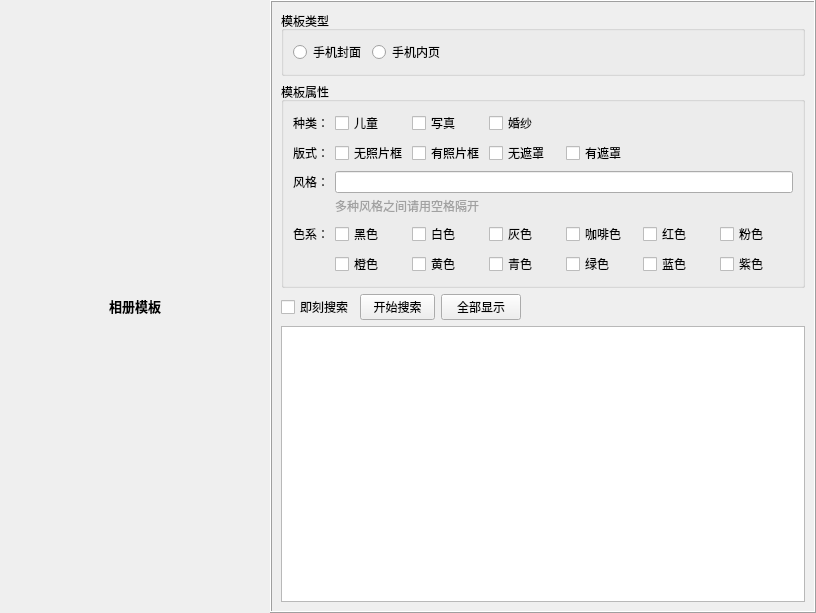
<?xml version="1.0" encoding="UTF-8"?>
<ui version="4.0">
 <class>TemplatePageWidget</class>
 <widget class="QWidget" name="TemplatePageWidget">
  <property name="geometry">
   <rect>
    <x>0</x>
    <y>0</y>
    <width>816</width>
    <height>613</height>
   </rect>
  </property>
  <property name="acceptDrops">
   <bool>true</bool>
  </property>
  <property name="windowTitle">
   <string>Form</string>
  </property>
  <layout class="QHBoxLayout" name="mainHorizontalLayout">
   <property name="spacing">
    <number>0</number>
   </property>
   <property name="margin">
    <number>0</number>
   </property>
   <item>
    <widget class="QLabel" name="templateLabel">
     <property name="minimumSize">
      <size>
       <width>270</width>
       <height>390</height>
      </size>
     </property>
     <property name="maximumSize">
      <size>
       <width>270</width>
       <height>390</height>
      </size>
     </property>
     <property name="font">
      <font>
       <pointsize>10</pointsize>
       <weight>75</weight>
       <bold>true</bold>
      </font>
     </property>
     <property name="acceptDrops">
      <bool>true</bool>
     </property>
     <property name="toolTip">
      <string>拖动右侧模板到此以更换相册背景</string>
     </property>
     <property name="frameShape">
      <enum>QFrame::NoFrame</enum>
     </property>
     <property name="frameShadow">
      <enum>QFrame::Raised</enum>
     </property>
     <property name="text">
      <string>相册模板</string>
     </property>
     <property name="alignment">
      <set>Qt::AlignCenter</set>
     </property>
    </widget>
   </item>
   <item>
    <widget class="QFrame" name="sideFrame">
     <property name="frameShape">
      <enum>QFrame::Box</enum>
     </property>
     <property name="frameShadow">
      <enum>QFrame::Raised</enum>
     </property>
     <layout class="QVBoxLayout" name="innerVerticalLayout">
      <item>
       <widget class="QGroupBox" name="groupBox">
        <property name="sizePolicy">
         <sizepolicy hsizetype="Preferred" vsizetype="Fixed">
          <horstretch>0</horstretch>
          <verstretch>0</verstretch>
         </sizepolicy>
        </property>
        <property name="title">
         <string>模板类型</string>
        </property>
        <layout class="QHBoxLayout" name="horizontalLayout_3">
         <item>
          <widget class="QRadioButton" name="wpCoverRadioButton">
           <property name="sizePolicy">
            <sizepolicy hsizetype="Fixed" vsizetype="Fixed">
             <horstretch>0</horstretch>
             <verstretch>0</verstretch>
            </sizepolicy>
           </property>
           <property name="text">
            <string>手机封面</string>
           </property>
           <property name="checkable">
            <bool>true</bool>
           </property>
           <property name="checked">
            <bool>false</bool>
           </property>
           <attribute name="buttonGroup">
            <string notr="true">buttonGroup</string>
           </attribute>
          </widget>
         </item>
         <item>
          <widget class="QRadioButton" name="wpPageRadioButton">
           <property name="sizePolicy">
            <sizepolicy hsizetype="Fixed" vsizetype="Fixed">
             <horstretch>0</horstretch>
             <verstretch>0</verstretch>
            </sizepolicy>
           </property>
           <property name="text">
            <string>手机内页</string>
           </property>
           <property name="checked">
            <bool>false</bool>
           </property>
           <attribute name="buttonGroup">
            <string notr="true">buttonGroup</string>
           </attribute>
          </widget>
         </item>
         <item>
          <spacer name="horizontalSpacer_3">
           <property name="orientation">
            <enum>Qt::Horizontal</enum>
           </property>
           <property name="sizeHint" stdset="0">
            <size>
             <width>40</width>
             <height>20</height>
            </size>
           </property>
          </spacer>
         </item>
        </layout>
       </widget>
      </item>
      <item>
       <widget class="QGroupBox" name="groupBox_2">
        <property name="sizePolicy">
         <sizepolicy hsizetype="Preferred" vsizetype="Fixed">
          <horstretch>0</horstretch>
          <verstretch>0</verstretch>
         </sizepolicy>
        </property>
        <property name="title">
         <string>模板属性</string>
        </property>
        <layout class="QVBoxLayout" name="verticalLayout_3">
         <item>
          <layout class="QHBoxLayout" name="horizontalLayout">
           <item>
            <widget class="QLabel" name="label_3">
             <property name="text">
              <string>种类：</string>
             </property>
            </widget>
           </item>
           <item>
            <widget class="QCheckBox" name="typeChildrenCheckBox">
             <property name="minimumSize">
              <size>
               <width>71</width>
               <height>0</height>
              </size>
             </property>
             <property name="maximumSize">
              <size>
               <width>71</width>
               <height>16777215</height>
              </size>
             </property>
             <property name="text">
              <string>儿童</string>
             </property>
            </widget>
           </item>
           <item>
            <widget class="QCheckBox" name="typePictorialCheckBox">
             <property name="minimumSize">
              <size>
               <width>71</width>
               <height>0</height>
              </size>
             </property>
             <property name="maximumSize">
              <size>
               <width>71</width>
               <height>16777215</height>
              </size>
             </property>
             <property name="text">
              <string>写真</string>
             </property>
            </widget>
           </item>
           <item>
            <widget class="QCheckBox" name="typeWeddingCheckBox">
             <property name="minimumSize">
              <size>
               <width>71</width>
               <height>0</height>
              </size>
             </property>
             <property name="maximumSize">
              <size>
               <width>71</width>
               <height>16777215</height>
              </size>
             </property>
             <property name="text">
              <string>婚纱</string>
             </property>
            </widget>
           </item>
           <item>
            <spacer name="horizontalSpacer">
             <property name="orientation">
              <enum>Qt::Horizontal</enum>
             </property>
             <property name="sizeHint" stdset="0">
              <size>
               <width>40</width>
               <height>20</height>
              </size>
             </property>
            </spacer>
           </item>
          </layout>
         </item>
         <item>
          <layout class="QHBoxLayout" name="horizontalLayout_2">
           <item>
            <widget class="QLabel" name="label_4">
             <property name="text">
              <string>版式：</string>
             </property>
            </widget>
           </item>
           <item>
            <widget class="QCheckBox" name="styleFramelessCheckBox">
             <property name="minimumSize">
              <size>
               <width>71</width>
               <height>0</height>
              </size>
             </property>
             <property name="maximumSize">
              <size>
               <width>71</width>
               <height>16777215</height>
              </size>
             </property>
             <property name="text">
              <string>无照片框</string>
             </property>
            </widget>
           </item>
           <item>
            <widget class="QCheckBox" name="styleFrameCheckBox">
             <property name="minimumSize">
              <size>
               <width>71</width>
               <height>0</height>
              </size>
             </property>
             <property name="maximumSize">
              <size>
               <width>71</width>
               <height>16777215</height>
              </size>
             </property>
             <property name="text">
              <string>有照片框</string>
             </property>
            </widget>
           </item>
           <item>
            <widget class="QCheckBox" name="styleNonmaskCheckBox">
             <property name="minimumSize">
              <size>
               <width>71</width>
               <height>0</height>
              </size>
             </property>
             <property name="maximumSize">
              <size>
               <width>71</width>
               <height>16777215</height>
              </size>
             </property>
             <property name="text">
              <string>无遮罩</string>
             </property>
            </widget>
           </item>
           <item>
            <widget class="QCheckBox" name="styleMaskCheckBox">
             <property name="minimumSize">
              <size>
               <width>71</width>
               <height>0</height>
              </size>
             </property>
             <property name="maximumSize">
              <size>
               <width>71</width>
               <height>16777215</height>
              </size>
             </property>
             <property name="text">
              <string>有遮罩</string>
             </property>
            </widget>
           </item>
           <item>
            <spacer name="horizontalSpacer_2">
             <property name="orientation">
              <enum>Qt::Horizontal</enum>
             </property>
             <property name="sizeHint" stdset="0">
              <size>
               <width>40</width>
               <height>20</height>
              </size>
             </property>
            </spacer>
           </item>
          </layout>
         </item>
         <item>
          <layout class="QGridLayout" name="gridLayout">
           <property name="horizontalSpacing">
            <number>6</number>
           </property>
           <property name="verticalSpacing">
            <number>3</number>
           </property>
           <item row="0" column="0">
            <widget class="QLabel" name="label_5">
             <property name="sizePolicy">
              <sizepolicy hsizetype="Preferred" vsizetype="Preferred">
               <horstretch>0</horstretch>
               <verstretch>0</verstretch>
              </sizepolicy>
             </property>
             <property name="text">
              <string>风格：</string>
             </property>
            </widget>
           </item>
           <item row="0" column="1">
            <widget class="QLineEdit" name="styleLineEdit"/>
           </item>
           <item row="1" column="0">
            <widget class="QLabel" name="label_11">
             <property name="sizePolicy">
              <sizepolicy hsizetype="Preferred" vsizetype="Preferred">
               <horstretch>0</horstretch>
               <verstretch>0</verstretch>
              </sizepolicy>
             </property>
             <property name="minimumSize">
              <size>
               <width>36</width>
               <height>20</height>
              </size>
             </property>
             <property name="maximumSize">
              <size>
               <width>36</width>
               <height>20</height>
              </size>
             </property>
             <property name="text">
              <string/>
             </property>
            </widget>
           </item>
           <item row="1" column="1">
            <widget class="QLabel" name="label_6">
             <property name="styleSheet">
              <string notr="true">color: rgb(161, 161, 161);</string>
             </property>
             <property name="text">
              <string>多种风格之间请用空格隔开</string>
             </property>
            </widget>
           </item>
          </layout>
         </item>
         <item>
          <layout class="QGridLayout" name="gridLayout_2">
           <item row="1" column="2">
            <widget class="QCheckBox" name="colorYellowCheckBox">
             <property name="sizePolicy">
              <sizepolicy hsizetype="Fixed" vsizetype="Fixed">
               <horstretch>0</horstretch>
               <verstretch>0</verstretch>
              </sizepolicy>
             </property>
             <property name="minimumSize">
              <size>
               <width>71</width>
               <height>0</height>
              </size>
             </property>
             <property name="maximumSize">
              <size>
               <width>71</width>
               <height>16777215</height>
              </size>
             </property>
             <property name="text">
              <string>黄色</string>
             </property>
            </widget>
           </item>
           <item row="1" column="3">
            <widget class="QCheckBox" name="colorCyanCheckBox">
             <property name="sizePolicy">
              <sizepolicy hsizetype="Fixed" vsizetype="Fixed">
               <horstretch>0</horstretch>
               <verstretch>0</verstretch>
              </sizepolicy>
             </property>
             <property name="minimumSize">
              <size>
               <width>71</width>
               <height>0</height>
              </size>
             </property>
             <property name="maximumSize">
              <size>
               <width>71</width>
               <height>16777215</height>
              </size>
             </property>
             <property name="text">
              <string>青色</string>
             </property>
            </widget>
           </item>
           <item row="1" column="4">
            <widget class="QCheckBox" name="colorGreenCheckBox">
             <property name="sizePolicy">
              <sizepolicy hsizetype="Fixed" vsizetype="Fixed">
               <horstretch>0</horstretch>
               <verstretch>0</verstretch>
              </sizepolicy>
             </property>
             <property name="minimumSize">
              <size>
               <width>71</width>
               <height>0</height>
              </size>
             </property>
             <property name="maximumSize">
              <size>
               <width>71</width>
               <height>16777215</height>
              </size>
             </property>
             <property name="text">
              <string>绿色</string>
             </property>
            </widget>
           </item>
           <item row="0" column="2">
            <widget class="QCheckBox" name="colorWhiteCheckBox">
             <property name="sizePolicy">
              <sizepolicy hsizetype="Fixed" vsizetype="Fixed">
               <horstretch>0</horstretch>
               <verstretch>0</verstretch>
              </sizepolicy>
             </property>
             <property name="minimumSize">
              <size>
               <width>71</width>
               <height>0</height>
              </size>
             </property>
             <property name="maximumSize">
              <size>
               <width>71</width>
               <height>16777215</height>
              </size>
             </property>
             <property name="text">
              <string>白色</string>
             </property>
            </widget>
           </item>
           <item row="1" column="1">
            <widget class="QCheckBox" name="colorOrangeCheckBox">
             <property name="sizePolicy">
              <sizepolicy hsizetype="Fixed" vsizetype="Fixed">
               <horstretch>0</horstretch>
               <verstretch>0</verstretch>
              </sizepolicy>
             </property>
             <property name="minimumSize">
              <size>
               <width>71</width>
               <height>0</height>
              </size>
             </property>
             <property name="maximumSize">
              <size>
               <width>71</width>
               <height>16777215</height>
              </size>
             </property>
             <property name="text">
              <string>橙色</string>
             </property>
            </widget>
           </item>
           <item row="1" column="6">
            <widget class="QCheckBox" name="colorPurpleCheckBox">
             <property name="sizePolicy">
              <sizepolicy hsizetype="Fixed" vsizetype="Fixed">
               <horstretch>0</horstretch>
               <verstretch>0</verstretch>
              </sizepolicy>
             </property>
             <property name="minimumSize">
              <size>
               <width>71</width>
               <height>0</height>
              </size>
             </property>
             <property name="maximumSize">
              <size>
               <width>71</width>
               <height>16777215</height>
              </size>
             </property>
             <property name="text">
              <string>紫色</string>
             </property>
            </widget>
           </item>
           <item row="0" column="5">
            <widget class="QCheckBox" name="colorRedCheckBox">
             <property name="sizePolicy">
              <sizepolicy hsizetype="Fixed" vsizetype="Fixed">
               <horstretch>0</horstretch>
               <verstretch>0</verstretch>
              </sizepolicy>
             </property>
             <property name="minimumSize">
              <size>
               <width>71</width>
               <height>0</height>
              </size>
             </property>
             <property name="maximumSize">
              <size>
               <width>71</width>
               <height>16777215</height>
              </size>
             </property>
             <property name="text">
              <string>红色</string>
             </property>
            </widget>
           </item>
           <item row="0" column="3">
            <widget class="QCheckBox" name="colorGrayCheckBox">
             <property name="sizePolicy">
              <sizepolicy hsizetype="Fixed" vsizetype="Fixed">
               <horstretch>0</horstretch>
               <verstretch>0</verstretch>
              </sizepolicy>
             </property>
             <property name="minimumSize">
              <size>
               <width>71</width>
               <height>0</height>
              </size>
             </property>
             <property name="maximumSize">
              <size>
               <width>71</width>
               <height>16777215</height>
              </size>
             </property>
             <property name="text">
              <string>灰色</string>
             </property>
            </widget>
           </item>
           <item row="1" column="5">
            <widget class="QCheckBox" name="colorBlueCheckBox">
             <property name="sizePolicy">
              <sizepolicy hsizetype="Fixed" vsizetype="Fixed">
               <horstretch>0</horstretch>
               <verstretch>0</verstretch>
              </sizepolicy>
             </property>
             <property name="minimumSize">
              <size>
               <width>71</width>
               <height>0</height>
              </size>
             </property>
             <property name="maximumSize">
              <size>
               <width>71</width>
               <height>16777215</height>
              </size>
             </property>
             <property name="text">
              <string>蓝色</string>
             </property>
            </widget>
           </item>
           <item row="0" column="1">
            <widget class="QCheckBox" name="colorBlackCheckBox">
             <property name="sizePolicy">
              <sizepolicy hsizetype="Fixed" vsizetype="Fixed">
               <horstretch>0</horstretch>
               <verstretch>0</verstretch>
              </sizepolicy>
             </property>
             <property name="minimumSize">
              <size>
               <width>71</width>
               <height>0</height>
              </size>
             </property>
             <property name="maximumSize">
              <size>
               <width>71</width>
               <height>16777215</height>
              </size>
             </property>
             <property name="text">
              <string>黑色</string>
             </property>
            </widget>
           </item>
           <item row="0" column="6">
            <widget class="QCheckBox" name="colorPinkCheckBox">
             <property name="sizePolicy">
              <sizepolicy hsizetype="Fixed" vsizetype="Fixed">
               <horstretch>0</horstretch>
               <verstretch>0</verstretch>
              </sizepolicy>
             </property>
             <property name="minimumSize">
              <size>
               <width>71</width>
               <height>0</height>
              </size>
             </property>
             <property name="maximumSize">
              <size>
               <width>71</width>
               <height>16777215</height>
              </size>
             </property>
             <property name="text">
              <string>粉色</string>
             </property>
            </widget>
           </item>
           <item row="0" column="0">
            <widget class="QLabel" name="label_7">
             <property name="text">
              <string>色系：</string>
             </property>
            </widget>
           </item>
           <item row="0" column="4">
            <widget class="QCheckBox" name="colorCoffeeCheckBox">
             <property name="sizePolicy">
              <sizepolicy hsizetype="Fixed" vsizetype="Fixed">
               <horstretch>0</horstretch>
               <verstretch>0</verstretch>
              </sizepolicy>
             </property>
             <property name="minimumSize">
              <size>
               <width>71</width>
               <height>0</height>
              </size>
             </property>
             <property name="maximumSize">
              <size>
               <width>71</width>
               <height>16777215</height>
              </size>
             </property>
             <property name="text">
              <string>咖啡色</string>
             </property>
            </widget>
           </item>
           <item row="0" column="7">
            <spacer name="horizontalSpacer_5">
             <property name="orientation">
              <enum>Qt::Horizontal</enum>
             </property>
             <property name="sizeHint" stdset="0">
              <size>
               <width>40</width>
               <height>20</height>
              </size>
             </property>
            </spacer>
           </item>
          </layout>
         </item>
        </layout>
       </widget>
      </item>
      <item>
       <layout class="QHBoxLayout" name="horizontalLayout_4">
        <item>
         <widget class="QCheckBox" name="searchCheckBox">
          <property name="sizePolicy">
           <sizepolicy hsizetype="Fixed" vsizetype="Fixed">
            <horstretch>0</horstretch>
            <verstretch>0</verstretch>
           </sizepolicy>
          </property>
          <property name="text">
           <string>即刻搜索</string>
          </property>
         </widget>
        </item>
        <item>
         <widget class="QPushButton" name="searchPushButton">
          <property name="maximumSize">
           <size>
            <width>75</width>
            <height>16777215</height>
           </size>
          </property>
          <property name="text">
           <string>开始搜索</string>
          </property>
         </widget>
        </item>
        <item>
         <widget class="QPushButton" name="resetPushButton">
          <property name="text">
           <string>全部显示</string>
          </property>
         </widget>
        </item>
        <item>
         <spacer name="horizontalSpacer_4">
          <property name="orientation">
           <enum>Qt::Horizontal</enum>
          </property>
          <property name="sizeHint" stdset="0">
           <size>
            <width>40</width>
            <height>20</height>
           </size>
          </property>
         </spacer>
        </item>
       </layout>
      </item>
      <item>
       <widget class="QGraphicsView" name="templatesGraphicsView">
        <property name="sizePolicy">
         <sizepolicy hsizetype="Expanding" vsizetype="Expanding">
          <horstretch>0</horstretch>
          <verstretch>0</verstretch>
         </sizepolicy>
        </property>
        <property name="minimumSize">
         <size>
          <width>448</width>
          <height>0</height>
         </size>
        </property>
        <property name="maximumSize">
         <size>
          <width>16777215</width>
          <height>16777215</height>
         </size>
        </property>
        <property name="horizontalScrollBarPolicy">
         <enum>Qt::ScrollBarAlwaysOff</enum>
        </property>
        <property name="alignment">
         <set>Qt::AlignLeading|Qt::AlignLeft|Qt::AlignTop</set>
        </property>
        <property name="renderHints">
         <set>QPainter::TextAntialiasing</set>
        </property>
        <property name="viewportUpdateMode">
         <enum>QGraphicsView::BoundingRectViewportUpdate</enum>
        </property>
       </widget>
      </item>
     </layout>
    </widget>
   </item>
  </layout>
 </widget>
 <resources/>
 <connections/>
 <buttongroups>
  <buttongroup name="buttonGroup">
   <property name="exclusive">
    <bool>true</bool>
   </property>
  </buttongroup>
 </buttongroups>
</ui>
